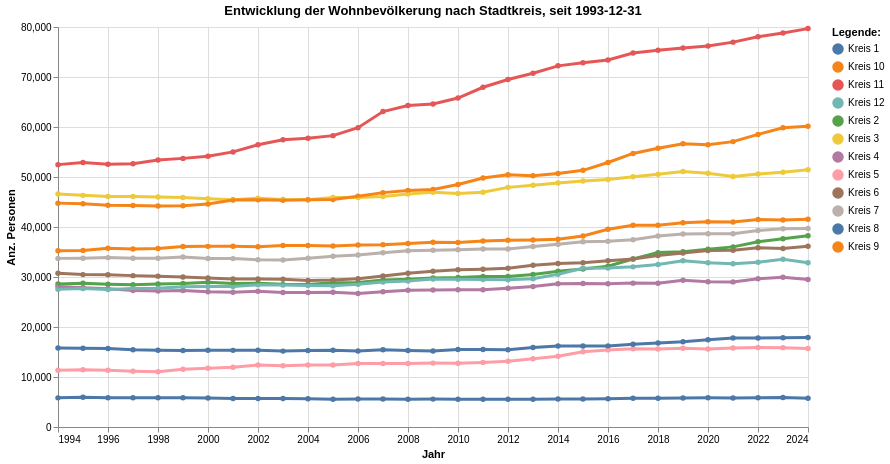

Source (notebook cell):
### Code cell
grafik1 = mypy_dv.plot_altair_multiline_highlight(
    data = myAgg1.reset_index().sort_values('KreisSort', ascending=True)
    ,x = 'StichtagDatJahr:T'
    ,y = 'sum_WBev:Q'
    ,x_beschriftung = 'Jahr'
    , y_beschriftung = 'Anz. Personen'
    ,category = "KreisLang:N"
    ,category_beschriftung= 'Legende:'
    ,warning_status = "ignore" #always or ignore
    ,myTitle="Entwicklung der Wohnbevölkerung nach Stadtkreis, seit "+data_min_date
)
grafik1

### Figure 1 — Vega-Lite specification as saved in the notebook (floating-point values rounded to 4 significant figures; data arrays with more than 128 entries replaced by an {"elided": "..."} marker saying what was removed)
{"config": {"view": {"continuousWidth": 300, "continuousHeight": 300}}, "layer": [{"mark": {"type": "circle"}, "encoding": {"color": {"field": "KreisLang", "legend": {"orient": "right", "title": "Legende:"}, "type": "nominal"}, "opacity": {"value": 1.3}, "tooltip": [{"field": "StichtagDatJahr", "type": "temporal"}, {"field": "KreisLang", "type": "nominal"}, {"field": "sum_WBev", "type": "quantitative"}], "x": {"axis": {"title": "Jahr"}, "field": "StichtagDatJahr", "type": "temporal"}, "y": {"axis": {"title": "Anz. Personen"}, "field": "sum_WBev", "type": "quantitative"}}, "name": "view_1", "title": "Entwicklung der Wohnbevölkerung nach Stadtkreis, seit 1993-12-31"}, {"mark": {"type": "line"}, "encoding": {"color": {"field": "KreisLang", "legend": {"orient": "right", "title": "Legende:"}, "type": "nominal"}, "size": {"condition": {"test": {"not": {"param": "param_1"}}, "value": 1.2}, "value": 3}, "tooltip": [{"field": "StichtagDatJahr", "type": "temporal"}, {"field": "KreisLang", "type": "nominal"}, {"field": "sum_WBev", "type": "quantitative"}], "x": {"axis": {"title": "Jahr"}, "field": "StichtagDatJahr", "type": "temporal"}, "y": {"axis": {"title": "Anz. Personen"}, "field": "sum_WBev", "type": "quantitative"}}, "title": "Entwicklung der Wohnbevölkerung nach Stadtkreis, seit 1993-12-31"}], "data": {"name": "data-72d64d74bbd9c118b23c06e7f1644cb1"}, "height": 400, "params": [{"name": "param_1", "select": {"type": "point", "fields": ["KreisLang:N"], "nearest": true, "on": "pointerover"}, "views": ["view_1"]}], "width": 750, "$schema": "https://vega.github.io/schema/vega-lite/v5.8.0.json", "datasets": {"data-72d64d74bbd9c118b23c06e7f1644cb1": {"elided": "372 records"}}}
